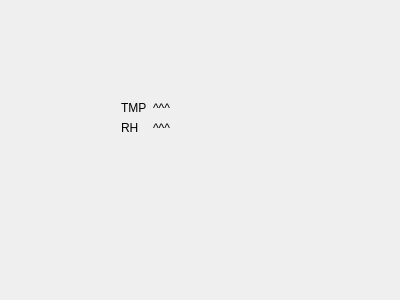
<?xml version="1.0" encoding="UTF-8"?>
<ui version="4.0">
 <class>DTH11</class>
 <widget class="QWidget" name="DTH11">
  <property name="geometry">
   <rect>
    <x>0</x>
    <y>0</y>
    <width>400</width>
    <height>300</height>
   </rect>
  </property>
  <property name="windowTitle">
   <string>DTH11</string>
  </property>
  <widget class="QWidget" name="formLayoutWidget">
   <property name="geometry">
    <rect>
     <x>110</x>
     <y>90</y>
     <width>160</width>
     <height>80</height>
    </rect>
   </property>
   <layout class="QFormLayout" name="formLayout">
    <item row="0" column="0">
     <widget class="QLabel" name="label">
      <property name="text">
       <string>TMP</string>
      </property>
     </widget>
    </item>
    <item row="0" column="1">
     <widget class="QLabel" name="lb_tmpdisplay">
      <property name="text">
       <string>^^^</string>
      </property>
     </widget>
    </item>
    <item row="1" column="0">
     <widget class="QLabel" name="label_2">
      <property name="text">
       <string>RH</string>
      </property>
     </widget>
    </item>
    <item row="1" column="1">
     <widget class="QLabel" name="lb_rhdisplay">
      <property name="text">
       <string>^^^</string>
      </property>
     </widget>
    </item>
   </layout>
  </widget>
 </widget>
 <layoutdefault spacing="6" margin="11"/>
 <resources/>
 <connections/>
</ui>
